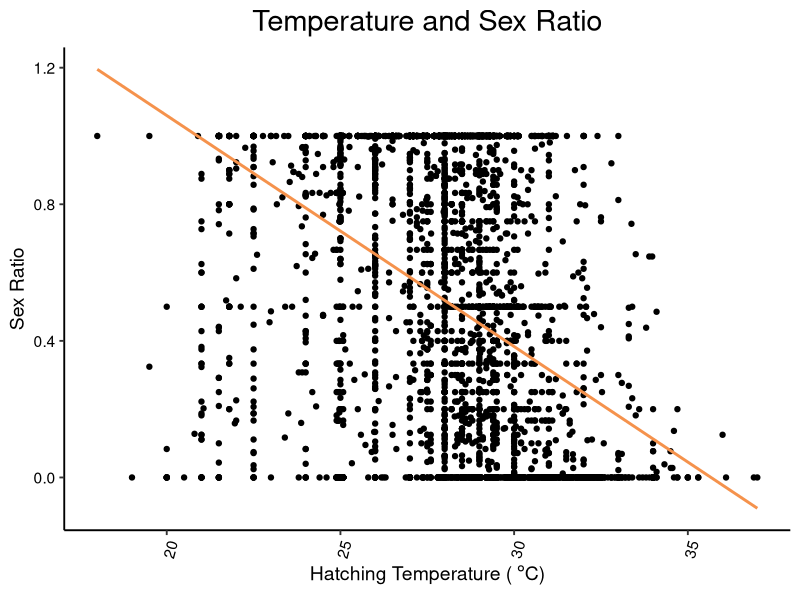
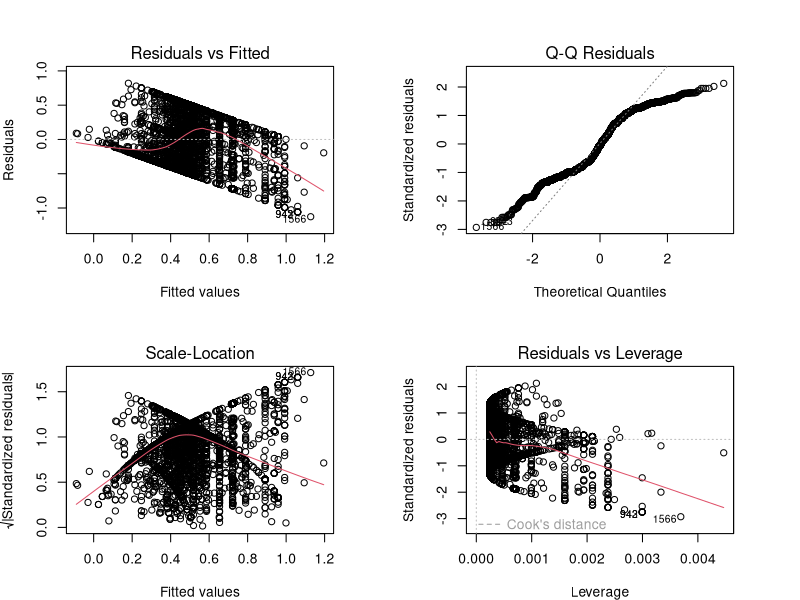
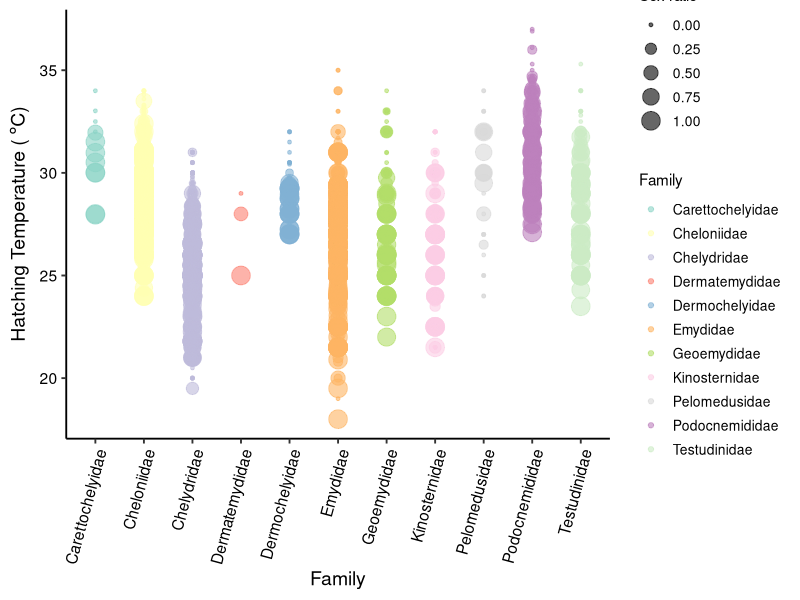

These charts were generated, in order, by the following R code:
## ---- chunk 1
library(tidyverse)
library(here)
library(ggplot2)

Cleaned_Data <- read.csv(here("Data/Processed/Cleaned_Data.csv"), 
                         stringsAsFactors = TRUE)
Data_Families<- read.csv(here("Data/Processed/Data_Families.csv"), 
         stringsAsFactors = TRUE)
theme_yh <- theme_classic(base_size = 14) + 
  theme(axis.text = element_text(color = "black"),
  legend.position = "right",
  legend.text = element_text(size = 10),
  legend.title = element_text(size = 11),
  plot.title = element_text(size = rel(1.5), hjust = 0.5),
  axis.text.x = element_text(angle = 75, vjust = 1, hjust=1))
## ---- chunk 2
Data_omit <- filter(Cleaned_Data, !is.na(Cleaned_Data$Mean_Temp))
ggplot(Data_omit, aes(x = Mean_Temp, y = Proportion_Male)) + 
  geom_point() + geom_smooth(method=lm , color= "#f5924c", se= F) + 
  theme_yh + labs(x = expression("Hatching Temperature ("*~degree*C*")"), 
                  y = "Sex Ratio", title = "Temperature and Sex Ratio")
## ---- chunk 3
tempSex.regression <- lm(
  data = Data_omit,
  Proportion_Male ~ Mean_Temp)
summary(tempSex.regression)

par(mfrow = c(2,2), mar=c(4,4,4,4))
plot(tempSex.regression)
## ---- chunk 4
Data_family_temp <- select(Data_omit, Family, Mean_Temp, Proportion_Male)
ggplot(Data_family_temp, aes(x=Family, y=Mean_Temp, size = Proportion_Male, color = Family)) +
    geom_point(alpha=0.6) + scale_color_brewer(palette="Set3") + theme_yh +
  labs(y = expression("Hatching Temperature ("*~degree*C*")")) + 
  scale_size(name="Sex ratio")
